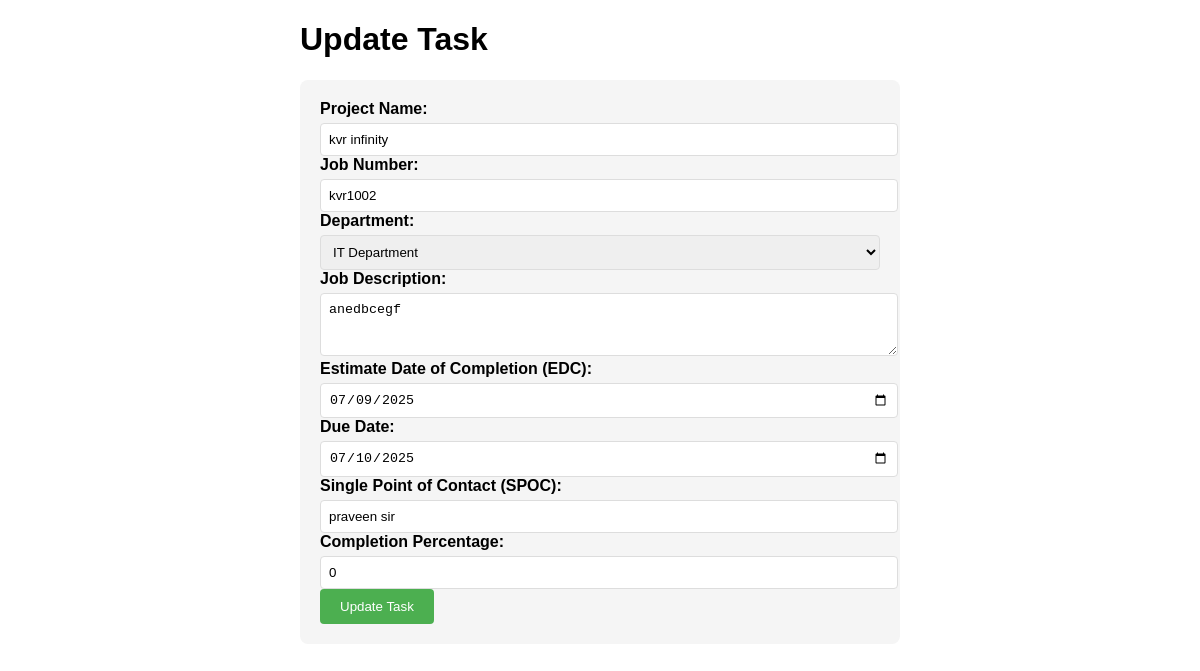
/admin/task/update/2, run on the app's committed database.
### tables this page shows
CREATE TABLE task (
    id INTEGER PRIMARY KEY AUTOINCREMENT,
    project_name TEXT NOT NULL,
    job_number TEXT NOT NULL,
    department_id INTEGER NOT NULL,
    job_description TEXT NOT NULL,
    edc DATE NOT NULL,
    due_date DATE NOT NULL,
    spoc TEXT NOT NULL, status TEXT DEFAULT 'Pending',
    FOREIGN KEY (department_id) REFERENCES department(id)
);

CREATE TABLE department (
    id INTEGER PRIMARY KEY AUTOINCREMENT,
    name TEXT NOT NULL UNIQUE
);

### app.py (the view, shortened to what this page needs)
@app.route('/admin/task/update/<int:task_id>', methods=['GET', 'POST'])
def update_task(task_id):
    task = query_db("SELECT * FROM task WHERE id = ?", [task_id], one=True)
    departments = query_db("SELECT * FROM department")
    if not task:
        flash('Task not found!')
        return redirect(url_for('admin_dashboard'))
    return render_template('update_task.html', task=task, departments=departments)

### app.py (called while the page is built)
def get_db():
    db = getattr(g, '_database', None)
    if db is None:
        db = g._database = sqlite3.connect(DATABASE)
        db.row_factory = sqlite3.Row
    return db

@app.teardown_appcontext
def close_connection(exception):
    db = getattr(g, '_database', None)
    if db is not None:
        db.close()

def query_db(query, args=(), one=False, commit=False):
    cur = get_db().execute(query, args)
    rv = cur.fetchall()
    cur.close()
    if commit:
        get_db().commit()
    return (rv[0] if rv else None) if one else rv

@app.before_request
def seed_departments():
    departments = [
        'IT Department', 'Marketing Department', 'Graphic Designers',
        'Operations', 'Finance', 'HR', 'Sales',
        'Business Analyst', 'Executive Department'
    ]
    for name in departments:
        exists = query_db("SELECT id FROM department WHERE name = ?", [name], one=True)
        if not exists:
            query_db("INSERT INTO department (name) VALUES (?)", [name], commit=True)

### templates/update_task.html (shortened to what this page needs)
<!DOCTYPE html>
<html lang="en">
<head>
</head>
<body>
    <div class="container">
        <h1>Update Task</h1>
        <form method="POST">
            <label>Project Name:</label>
            <input type="text" name="project_name" value="{{ task['project_name'] }}" required>
            <label>Job Number:</label>
            <input type="text" name="job_number" value="{{ task['job_number'] }}" required>
            <label>Department:</label>
            <select name="department_id" required>
                {% for dept in departments %}
                    <option value="{{ dept['id'] }}" {% if dept['id'] == task['department_id'] %}selected{% endif %}>{{ dept['name'] }}</option>
                {% endfor %}
            </select>
            <label>Job Description:</label>
            <textarea name="job_description" rows="3" required>{{ task['job_description'] }}</textarea>
            <label>Estimate Date of Completion (EDC):</label>
            <input type="date" name="edc" value="{{ task['edc'] }}" required>
            <label>Due Date:</label>
            <input type="date" name="due_date" value="{{ task['due_date'] }}" required>
            <label>Single Point of Contact (SPOC):</label>
            <input type="text" name="spoc" value="{{ task['spoc'] }}" required>
            <label>Completion Percentage:</label>
            <input type="number" name="completion_percentage" min="0" max="100" value="{{ task['completion_percentage'] or 0 }}" required>
            <button type="submit">Update Task</button>
        </form>
    </div>
</body>
</html>

### templates/update_task.html (style rules this page uses)
body { font-family: Arial, sans-serif; margin: 20px; }
.container { max-width: 600px; margin: 0 auto; }
form { background: #f5f5f5; padding: 20px; border-radius: 8px; }
label { display: block; font-weight: bold; margin-bottom: 5px; }
input, select, textarea { width: 100%; padding: 8px; border: 1px solid #ddd; border-radius: 4px; }
button { background: #4CAF50; color: white; border: none; padding: 10px 20px; border-radius: 4px; cursor: pointer; }

### data on the page
task: project_name "kvr infinity", job_number "kvr1002", department_id "IT Department", job_description "anedbcegf", edc "07/09/2025", due_date "07/10/2025", spoc "praveen sir"
